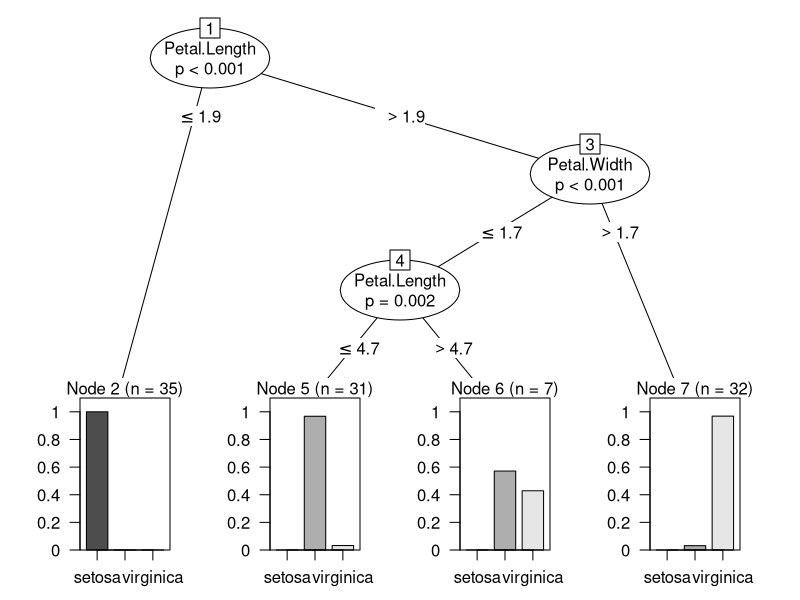

This chart was generated by the following R code:
library(caTools)
library(ROCR)
library(datasets)
library(party)

iris_df <-iris
head(iris_df)
#iris_df <-filter(iris_df,Species != "setosa") 
#removing setosa and trying the decision tree model with 2 classes in which one class is considered positive and other one is negative
divide <-sample.split(Y=iris_df$Species,SplitRatio= 0.7)
train <- iris_df[divide,] #70% of the dataset is used in training
test <-iris_df[!divide,] #30% of the dataset is used in testing


png(file = "decision_tree.png")

output.tree <- ctree(Species ~ Sepal.Length + Sepal.Width + Petal.Length + Petal.Width , data = train)
summary(output.tree)
plot(output.tree)
dev.off()

tree_pred <- predict(output.tree,data= test)
tree_pred 

#assuming virginica to be positive class

accuracy <-mean(test$Species==tree_pred)
accuracy

#tree_pred is predicted value
#test$Species is actual value 

truepositive=sum(test$Species==tree_pred & tree_pred=="virginca")
truepositive
falsenegative=sum(test$Species==tree_pred & tree_pred=="versicolor")
falsenegative
recall=truepositive/(truepositive+falsenegative)
recall


falsepositive=sum(test$Species!=tree_pred & tree_pred=="virginica")
falsepositive
precision=truepositive/(truepositive+falsepositive)
precision
